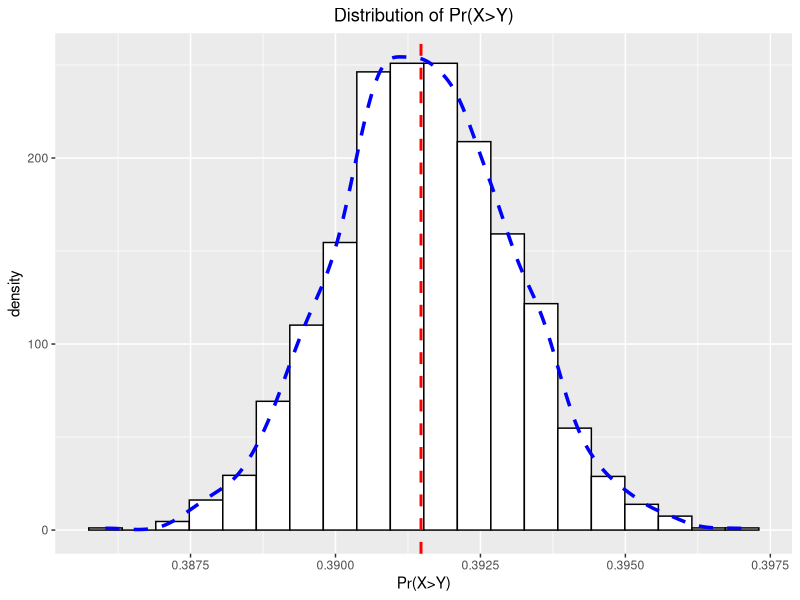

This figure's R source: (Note: this script raises an error after producing the figure.)
## ---- chunk 1

library(tidyverse)
library(parallel)
library(scales)

## ---- chunk 2

probability_calculator <- function(n) {

  X <- rnorm(n, mean = 4, sd = sqrt(10))
  Y <- runif(n, min = 2, max = 8)

  # Calculating Pr(X>Y)
  Pr_hat <- sum(X > Y) / n
  
  output <- list(X = X,
                 Y = Y, 
                 Pr_hat = Pr_hat)
  
  return(output)
}


results <- probability_calculator(100000)


print(results[3])
## ---- chunk 3
# Function for bootstrap procedure, using parallel computing technique for
# speeding up the computation. 
bootstrap_multicore_problem1 <- function(n_straps, vec1 = X, vec2 = Y) {
prob_vector <- unlist(mclapply(1:n_straps, function(n = n, vec1 = X, vec2 = Y) {
  # sampling both vectors X & Y
  resX <- vec1[sample(1 : length(vec1), length(vec1), replace = TRUE)] 
  resY <- vec2[sample(1 : length(vec2), length(vec2), replace = TRUE)]
  
  Prob <- sum(resX > resY) / length(resX) # calculating Pr(X>Y) of each 
  return(Prob)                            # bootstrap sample
}, mc.cores = 6))
return(prob_vector)
}

## ---- chunk 4
# set seed for reproducibility

rm(.Random.seed)

X <- unlist(results[1]) #transforming the output of the probability_calculator 
Y <- unlist(results[2]) #function into vectors

#!!! as I use 3000 bootstraps, computation can take some time!!!
prob_vec <- bootstrap_multicore_problem1(n_straps = 3000) 


## ---- chunk 5
quantile(prob_vec, c(0.025, 0.5, 0.975))
## ---- chunk 6
df_probabilities <- as.data.frame(prob_vec)

df_probabilities %>% 
ggplot(aes(x = prob_vec)) +
  geom_histogram(aes (y = ..density..),
                 bins = 20,
                 colour = 1,
                 fill = "white")+
  geom_density(lwd = 1.2,
               linetype = 2,
               colour = "blue")+
  xlab("Pr(X>Y)")+
  ggtitle("Distribution of Pr(X>Y)")+
  theme(plot.title = element_text(hjust= 0.5))+
  geom_vline(xintercept = median(prob_vec), colour = "red", lty='dashed', lwd=1)
  
## ---- chunk 7

rm(.Random.seed)

# vector for the number of simulations/deviates, as a sequence from 5 to 300k
# by steps of 100.
n_deviates <- seq(5, 300000, by = 100)

# Generating n deviates, corresponding to the vector defined above, and 
# calculating Pr(X>Y) from the used deviates. 
prob <- unlist(mclapply(n_deviates, function(i) {
  
    x <- rnorm(i, mean = 4, sd = sqrt(10))
    y <- runif(i, min = 2, max = 8)
    
    prob <- sum(x > y) / length(x)
    deviates <- i

    return(prob)

}, mc.cores = 6, mc.set.seed = TRUE)
)

## ---- chunk 8
results_1.3 <- data.frame(prob, n_deviates)


results_1.3 %>% 
  ggplot(aes(x = n_deviates, y = prob)) +
  geom_point(alpha = 1/4)+
  geom_hline(yintercept = median(prob), colour = "red", lty='dashed', lwd=0.5)+
  xlab("number of simulations")+
  ggtitle("Pr(X>Y) in relation to the number of simulations")+
  scale_y_continuous(name="Pr(X>Y)", limits=c(0.35, 0.45), labels = label_number_si())+
  scale_x_continuous(name="number of simulations", labels = label_number_si())+
  theme(plot.title = element_text(hjust= 0.5))
  
## ---- chunk 9

variance <- c()

for (i in 1 : (length(prob) - 1)) {
  variance[i] <- var(prob[1 : (i + 1)])
}

results_1.3.2 <- data.frame(variance, n_deviates[2:3000])

results_1.3.2 %>% 
  ggplot(aes(x = n_deviates.2.3000., y = variance))+
  geom_point(alpha = 1/4)+
  scale_y_continuous(name="variance of Pr(X>Y)", labels = label_number_si())+
  scale_x_continuous(name="number of simulations", labels = label_number_si())+
  ggtitle("Variance of Pr(X>Y) in relation to the number of simulations")+
  theme(plot.title = element_text(hjust= 0.5))
  

## ---- chunk 10
# function for simulating the tournament
tournament_sim <- function(p_win) {
  p_loss <- 1 - p_win #loss rate
  outcome <- c("win", "loss") 
  results_storage <- c() #empty vector for storing match results

# as you never play more than 9 games 
# (6 wins + 3 losses (=9) or 2 losses and 7 wins (=9))
for (i in 1 : 9) {
  
  # simulating matches with sampling from c("win", "loss") with given
  # probabilities and replacement. 
  # Adding the result to storage vector.
  results_storage <- c(sample(outcome, size = 1,
                            replace = TRUE,
                            prob = c(p_win, p_loss)), results_storage)
  
  # Conditions for winning or loosing the tournament  
    if (length(results_storage[results_storage == "win"]) == 7) {
      break
    }
  
    if (length(results_storage[results_storage == "loss"]) == 3) {
      break
   }
  }

  
  
  true_winrate <- (sum(str_count(results_storage, pattern = "win")) / 
                     length(results_storage))
  
  #binding output together as a list
  output <- list(played_matches = length(results_storage),
                 overview = table(results_storage),
                 true_winrate = true_winrate)
  
  return(output)
}
## ---- chunk 11
# declaring p
p <- 0.75


#simulations one single tournament
results <- tournament_sim(p_win = p)
## ---- chunk 12
results$overview
## ---- chunk 13
results$played_matches
## ---- chunk 14
results$true_winrate
## ---- chunk 15
# Generating a vector containing the win rates of interest
win_rates <- seq(from = 0.1, to = 0.90, by = 0.1)

## ---- chunk 16

tournament_stats_ngames <- function(n, rates = win_rates) {
  
  # generating a matrix for storing the results
  store <- matrix(nrow = length(rates), ncol=n)

  # iterations i are corresponding the the number of rates the algorithm 
  # shall take into consideration
  for (i in 1 : length(rates)) {
    prob <- rates[i]
    
    # simulating n tournaments per win rate and storing the number of matches
    # played into the matrix "store"
    store[i,] <- unlist(mclapply(1 : n, function(i){
    as.integer(tournament_sim(p_win = prob)[1])
  }, mc.cores = 6))
}
  return(store)
}


## ---- chunk 17
rm(.Random.seed)

# simulating 10,000 tournaments per fixed win rate (variable win_rates [0.1, 0.9] is
# set as default)
table_n_matches <- tournament_stats_ngames(n = 10000)
## ---- chunk 18
# Generating a bootstrap function with number of straps and matrix of results
# as Input. Generates a Data.frame as Output, containing the average value of
# the sample's medians and the corresponding win rate. 

bootstrap_problem_two <- function(n_straps, store){
  
    # generating a store matrix with 9 rows (one per win rate) and one column
    # per bootstrap, storing the median of the bootstrap sample
    avg_storer <- matrix(nrow = 9, ncol = n_straps) 

    for (j in 1 : 9){ # 9 iterations (as we use 9 win rates)

      #bootstrap and calculate the mean of each bootstrap sample
      avg_storer[j,] <- unlist(mclapply(1 : n_straps, function(i){
      mean(store[j, sample(1 : dim(store)[2], size = dim(store)[2], 
                             replace = TRUE)])
      }, mc.cores = 8))
    }
    
    # generating a vector to store the median of each row 
    substore <- rep(NA, 9)
    
    # calculating the median of each row of avg_storer
    for (i in 1 : 9) {
    substore[i] <- mean(avg_storer[i,])  
    }
    
    
    # binding together the win rate and its corresponding average matches per 
    # tournament
    output <- data.frame(Prob = seq(from = 0.1, to = 0.90, by = 0.1),
                         average_value = substore)
    
    return(output)
}



## ---- chunk 19
rm(.Random.seed)

results_2.1 <- bootstrap_problem_two(1000, table_n_matches)

results_2.1$delta <- c(0, sapply(1:8, function(i) {
  results_2.1$average_value[i+1] - results_2.1$average_value[i]
}))


results_2.1 <- results_2.1 %>% 
  rename(probability_theoretical = 1,
         matches_played = 2)


print(results_2.1)

## ---- chunk 20

rm(.Random.seed)


# Beschriften der Achsen !!!

results_2.1 %>% 
  ggplot(aes(x = probability_theoretical, y = matches_played))+
  geom_point()+
  scale_x_continuous(name="theoretical win rates", limits=c(0.1, 0.9),
                     n.breaks = 9)+
  scale_y_continuous(name="average matches played", limits=c(0, 9),
                     n.breaks = 9)+
  ggtitle("Average number of played matches in relation to a fixed theoretical win rate")+
  theme(plot.title = element_text(hjust= 0.5))



## ---- chunk 21
p_loseall <- c()

p_loseall <- sapply(win_rates, function(i){
  (1 - i)^3
  })

df_loseall <- data.frame(win_rates, p_loseall)


df_loseall %>% 
  ggplot(aes(x = win_rates, y = p_loseall))+
  geom_point()+
  scale_x_continuous(name="theoretical win rates", limits=c(0.1, 0.9),
                     n.breaks = 9)+
  scale_y_continuous(name="P(n_games = 3)",
                     n.breaks = 9)
## ---- chunk 22

tournament_stats_truewinrate <- function(n, rates = win_rates) {
  store <- matrix(nrow = length(rates), ncol=n)

for (i in 1 : length(rates)) {
  prob <- rates[i]
  
store[i,] <- unlist(mclapply(1:n, function(i){
  as.numeric(tournament_sim(p_win = prob)[3]) # output of tournament_sim is 
  }, mc.cores = 6))                           # now true_winrate, as numeric
}
  return(store)
}
## ---- chunk 23
true_w_rates <- tournament_stats_truewinrate(10000)

df_true_rates <- bootstrap_problem_two(n_straps = 1000, store = true_w_rates)

df_true_rates$diff <- df_true_rates$average_value - df_true_rates$Prob


df_true_rates <- df_true_rates%>% 
  rename(probability_theoretical = 1,
         win_rate_observed = 2,
         difference = 3)


print(df_true_rates)
## ---- chunk 24

df_true_rates %>% 
  ggplot(aes(x = probability_theoretical, y = win_rate_observed))+
  geom_point()+
  scale_x_continuous(name="theoretical win rates", limits=c(0.1, 0.9),
                     n.breaks = 9)+
  scale_y_continuous(name="average observed win rates", limits=c(0.0, 1.0),
                     n.breaks = 11)+
  ggtitle("Average observed win rate in relation to a fixed theoretical win rate")+
  theme(plot.title = element_text(hjust= 0.5))+
  geom_abline(slope = 1, colour = "red")
